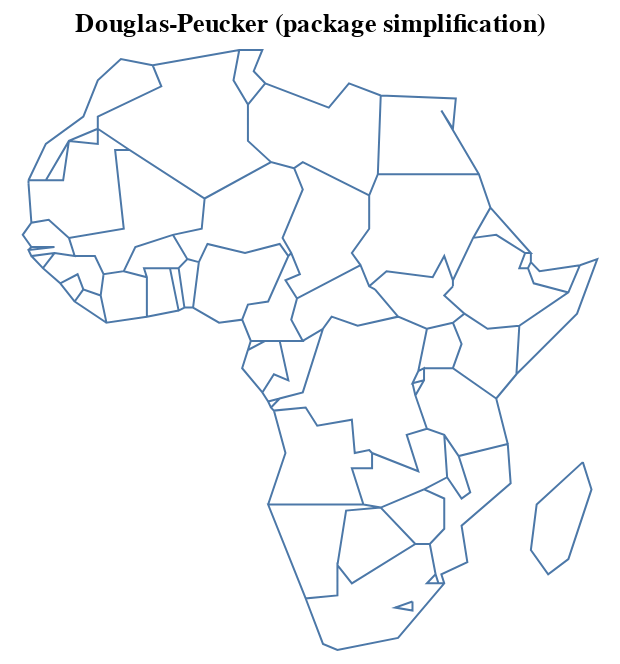

This figure's Vega-Lite source:
### Vega-Lite specification from a JSON file in a GitHub repository (floating-point values rounded to 4 significant figures; data arrays with more than 128 entries replaced by an {"elided": "..."} marker saying what was removed)
{"background": "transparent", "view": {"fill": "transparent"}, "config": {"view": {"continuousWidth": 400, "continuousHeight": 300}}, "data": {"name": "data-e85367396b3c50716c8f88d85adc7859", "format": {"mesh": "data", "type": "topojson"}}, "mark": {"type": "geoshape", "filled": false}, "projection": {"reflectY": true, "type": "identity"}, "title": "Douglas-Peucker (package simplification)", "width": 300, "$schema": "https://vega.github.io/schema/vega-lite/v4.8.1.json", "datasets": {"data-e85367396b3c50716c8f88d85adc7859": {"type": "Topology", "objects": {"data": {"geometries": [{"id": "1", "type": "Polygon", "properties": {"continent": "Africa", "gdp_md_est": 150600, "iso_a3": "TZA", "name": "Tanzania", "pop_est": 53950935}, "bbox": [29.34, -11.72, 40.32, -0.95], "arcs": [[-5, 0, -85, -83, -78, -2, -102, -142, -139]]}, {"id": "2", "type": "Polygon", "properties": {"continent": "Africa", "gdp_md_est": 906.5, "iso_a3": "ESH", "name": "W. Sahara", "pop_est": 603253}, "bbox": [-17.06, 21.0, -8.665, 27.66], "arcs": [[-23, -22, -21, 20, -117, -116]]}, {"id": "11", "type": "Polygon", "properties": {"continent": "Africa", "gdp_md_est": 66010, "iso_a3": "COD", "name": "Dem. Rep. Congo", "pop_est": 83301151}, "bbox": [12.18, -13.26, 31.17, 5.256], "arcs": [[1, -82, -81, -97, 2, -94, -68, -64, -146, -140, -144, -103]]}, {"id": "12", "type": "Polygon", "properties": {"continent": "Africa", "gdp_md_est": 4719, "iso_a3": "SOM", "name": "Somalia", "pop_est": 7531386}, "bbox": [40.98, -1.683, 51.13, 12.02], "arcs": [[-6, -128, -135, 3]]}, {"id": "13", "type": "Polygon", "properties": {"continent": "Africa", "gdp_md_est": 152700, "iso_a3": "KEN", "name": "Kenya", "pop_est": 47615739}, "bbox": [33.89, -4.677, 41.86, 5.506], "arcs": [[4, -141, -152, -129, 5, 6]]}, {"id": "14", "type": "Polygon", "properties": {"continent": "Africa", "gdp_md_est": 176300, "iso_a3": "SDN", "name": "Sudan", "pop_est": 37345935}, "bbox": [21.94, 8.229, 38.41, 22], "arcs": [[147, -67, -9, -121, -119, 7, -113, -130, 149, -150, -149, -148]]}, {"id": "15", "type": "Polygon", "properties": {"continent": "Africa", "gdp_md_est": 30590, "iso_a3": "TCD", "name": "Chad", "pop_est": 12075985}, "bbox": [13.54, 7.422, 23.89, 23.41], "arcs": [[8, -66, -34, -28, -122]]}, {"id": "25", "type": "Polygon", "properties": {"continent": "Africa", "gdp_md_est": 739100, "iso_a3": "ZAF", "name": "South Africa", "pop_est": 54841552}, "bbox": [16.34, -34.82, 32.83, -22.09], "arcs": [[-15, -13, -12, -88, -92, -87, 9], [10]]}, {"id": "26", "type": "Polygon", "properties": {"continent": "Africa", "gdp_md_est": 6019, "iso_a3": "LSO", "name": "Lesotho", "pop_est": 1958042}, "bbox": [27.0, -30.65, 29.33, -28.65], "arcs": [[10]]}, {"id": "48", "type": "Polygon", "properties": {"continent": "Africa", "gdp_md_est": 28330, "iso_a3": "ZWE", "name": "Zimbabwe", "pop_est": 13805084}, "bbox": [25.26, -22.27, 32.85, -15.51], "arcs": [[11, -14, -79, -89]]}, {"id": "49", "type": "Polygon", "properties": {"continent": "Africa", "gdp_md_est": 35900, "iso_a3": "BWA", "name": "Botswana", "pop_est": 2214858}, "bbox": [19.9, -26.83, 29.43, -17.66], "arcs": [[12, -17, 13]]}, {"id": "50", "type": "Polygon", "properties": {"continent": "Africa", "gdp_md_est": 25990, "iso_a3": "NAM", "name": "Namibia", "pop_est": 2484780}, "bbox": [11.73, -29.05, 25.08, -16.94], "arcs": [[14, 15, -100, -80, 16]]}, {"id": "51", "type": "Polygon", "properties": {"continent": "Africa", "gdp_md_est": 39720, "iso_a3": "SEN", "name": "Senegal", "pop_est": 14668522}, "bbox": [-17.63, 12.33, -11.47, 16.6], "arcs": [[17, -25, -20, -45, -49, 18, -105]]}, {"id": "52", "type": "Polygon", "properties": {"continent": "Africa", "gdp_md_est": 38090, "iso_a3": "MLI", "name": "Mali", "pop_est": 17885245}, "bbox": [-12.17, 10.1, 4.27, 24.97], "arcs": [[19, -24, -111, -30, -58, -42, -46]]}, {"id": "53", "type": "Polygon", "properties": {"continent": "Africa", "gdp_md_est": 16710, "iso_a3": "MRT", "name": "Mauritania", "pop_est": 3758571}, "bbox": [-17.06, 14.62, -4.923, 27.4], "arcs": [[20, 21, 22, -112, 23, 24, 25]]}, {"id": "54", "type": "Polygon", "properties": {"continent": "Africa", "gdp_md_est": 24310, "iso_a3": "BEN", "name": "Benin", "pop_est": 11038805}, "bbox": [0.7723, 6.142, 3.797, 12.24], "arcs": [[26, -38, -60, -29, -31]]}, {"id": "55", "type": "Polygon", "properties": {"continent": "Africa", "gdp_md_est": 20150, "iso_a3": "NER", "name": "Niger", "pop_est": 19245344}, "bbox": [0.2956, 11.66, 15.9, 23.47], "arcs": [[27, -37, -32, 28, -59, 29, -110, -123]]}, {"id": "56", "type": "Polygon", "properties": {"continent": "Africa", "gdp_md_est": 1089000, "iso_a3": "NGA", "name": "Nigeria", "pop_est": 190632261}, "bbox": [2.692, 4.241, 14.58, 13.87], "arcs": [[30, 31, -36, 32]]}, {"id": "57", "type": "Polygon", "properties": {"continent": "Africa", "gdp_md_est": 77240, "iso_a3": "CMR", "name": "Cameroon", "pop_est": 24994885}, "bbox": [8.489, 1.728, 16.01, 12.86], "arcs": [[33, -65, -70, -72, -75, 34, 35, 36]]}, {"id": "58", "type": "Polygon", "properties": {"continent": "Africa", "gdp_md_est": 11610, "iso_a3": "TGO", "name": "Togo", "pop_est": 7965055}, "bbox": [-0.04978, 5.929, 1.865, 11.02], "arcs": [[37, 38, -40, -61]]}, {"id": "59", "type": "Polygon", "properties": {"continent": "Africa", "gdp_md_est": 120800, "iso_a3": "GHA", "name": "Ghana", "pop_est": 27499924}, "bbox": [-3.244, 4.71, 1.06, 11.1], "arcs": [[39, 40, -43, -62]]}, {"id": "60", "type": "Polygon", "properties": {"continent": "Africa", "gdp_md_est": 87120, "iso_a3": "CIV", "name": "Côte d'Ivoire", "pop_est": 24184810}, "bbox": [-8.603, 4.338, -2.562, 10.52], "arcs": [[41, -63, 42, 43, -52, -47]]}, {"id": "61", "type": "Polygon", "properties": {"continent": "Africa", "gdp_md_est": 16080, "iso_a3": "GIN", "name": "Guinea", "pop_est": 12413867}, "bbox": [-15.13, 7.309, -7.832, 12.59], "arcs": [[44, 45, 46, -54, -55, 47, -50]]}, {"id": "62", "type": "Polygon", "properties": {"continent": "Africa", "gdp_md_est": 2851, "iso_a3": "GNB", "name": "Guinea-Bissau", "pop_est": 1792338}, "bbox": [-16.68, 11.04, -13.7, 12.63], "arcs": [[48, 49, 50]]}, {"id": "63", "type": "Polygon", "properties": {"continent": "Africa", "gdp_md_est": 3881, "iso_a3": "LBR", "name": "Liberia", "pop_est": 4689021}, "bbox": [-11.44, 4.356, -7.54, 8.541], "arcs": [[51, 52, -56, 53]]}, {"id": "64", "type": "Polygon", "properties": {"continent": "Africa", "gdp_md_est": 10640, "iso_a3": "SLE", "name": "Sierra Leone", "pop_est": 6163195}, "bbox": [-13.25, 6.786, -10.23, 10.05], "arcs": [[54, 55, 56]]}, {"id": "65", "type": "Polygon", "properties": {"continent": "Africa", "gdp_md_est": 32990, "iso_a3": "BFA", "name": "Burkina Faso", "pop_est": 20107509}, "bbox": [-5.471, 9.611, 2.177, 15.12], "arcs": [[57, 58, 59, 60, 61, 62]]}, {"id": "66", "type": "Polygon", "properties": {"continent": "Africa", "gdp_md_est": 3206, "iso_a3": "CAF", "name": "Central African Rep.", "pop_est": 5625118}, "bbox": [14.46, 2.268, 27.37, 11.14], "arcs": [[63, -71, 64, 65, 66, -148, -147]]}, {"id": "67", "type": "Polygon", "properties": {"continent": "Africa", "gdp_md_est": 30270, "iso_a3": "COG", "name": "Congo", "pop_est": 4954674}, "bbox": [11.09, -5.038, 18.45, 3.728], "arcs": [[67, -96, 68, -73, 69, 70]]}, {"id": "68", "type": "Polygon", "properties": {"continent": "Africa", "gdp_md_est": 35980, "iso_a3": "GAB", "name": "Gabon", "pop_est": 1772255}, "bbox": [8.798, -3.979, 14.43, 2.327], "arcs": [[71, 72, 73, -76]]}, {"id": "69", "type": "Polygon", "properties": {"continent": "Africa", "gdp_md_est": 31770, "iso_a3": "GNQ", "name": "Eq. Guinea", "pop_est": 778358}, "bbox": [9.306, 1.01, 11.29, 2.284], "arcs": [[74, 75, 76]]}, {"id": "70", "type": "Polygon", "properties": {"continent": "Africa", "gdp_md_est": 65170, "iso_a3": "ZMB", "name": "Zambia", "pop_est": 15972000}, "bbox": [21.89, -17.96, 33.49, -8.238], "arcs": [[77, -84, -90, 78, 79, -99, -98, 80, 81]]}, {"id": "71", "type": "Polygon", "properties": {"continent": "Africa", "gdp_md_est": 21200, "iso_a3": "MWI", "name": "Malawi", "pop_est": 19196246}, "bbox": [32.69, -16.8, 35.77, -9.231], "arcs": [[82, -91, 83]]}, {"id": "72", "type": "Polygon", "properties": {"continent": "Africa", "gdp_md_est": 35010, "iso_a3": "MOZ", "name": "Mozambique", "pop_est": 26573706}, "bbox": [30.18, -26.74, 40.78, -10.32], "arcs": [[84, 85, 86, -93, 87, 88, 89, 90]]}, {"id": "73", "type": "Polygon", "properties": {"continent": "Africa", "gdp_md_est": 11060, "iso_a3": "SWZ", "name": "eSwatini", "pop_est": 1467152}, "bbox": [30.68, -27.29, 32.07, -25.66], "arcs": [[91, 92]]}, {"id": "74", "type": "MultiPolygon", "properties": {"continent": "Africa", "gdp_md_est": 189000, "iso_a3": "AGO", "name": "Angola", "pop_est": 29310273}, "bbox": [11.64, -17.93, 24.08, -4.438], "arcs": [[[93, 94, 95]], [[96, 97, 98, 99, 100]]]}, {"id": "75", "type": "Polygon", "properties": {"continent": "Africa", "gdp_md_est": 7892, "iso_a3": "BDI", "name": "Burundi", "pop_est": 11466756}, "bbox": [29.02, -4.5, 30.75, -2.348], "arcs": [[101, 102, -143]]}, {"id": "78", "type": "Polygon", "properties": {"continent": "Africa", "gdp_md_est": 36860, "iso_a3": "MDG", "name": "Madagascar", "pop_est": 25054161}, "bbox": [43.25, -25.6, 50.48, -12.04], "arcs": [[103]]}, {"id": "80", "type": "Polygon", "properties": {"continent": "Africa", "gdp_md_est": 3387, "iso_a3": "GMB", "name": "Gambia", "pop_est": 2051363}, "bbox": [-16.84, 13.13, -13.84, 13.88], "arcs": [[104, 105]]}, {"id": "81", "type": "Polygon", "properties": {"continent": "Africa", "gdp_md_est": 130800, "iso_a3": "TUN", "name": "Tunisia", "pop_est": 11403800}, "bbox": [7.524, 30.31, 11.49, 37.35], "arcs": [[-109, 106, -125]]}, {"id": "82", "type": "Polygon", "properties": {"continent": "Africa", "gdp_md_est": 609400, "iso_a3": "DZA", "name": "Algeria", "pop_est": 40969443}, "bbox": [-8.684, 19.06, 12.0, 37.12], "arcs": [[-115, 107, 108, -124, 109, 110, 111]]}, {"id": "154", "type": "Polygon", "properties": {"continent": "Africa", "gdp_md_est": 9169, "iso_a3": "ERI", "name": "Eritrea", "pop_est": 5918919}, "bbox": [36.32, 12.46, 43.08, 18.0], "arcs": [[112, 113, -132, -131]]}, {"id": "162", "type": "Polygon", "properties": {"continent": "Africa", "gdp_md_est": 282800, "iso_a3": "MAR", "name": "Morocco", "pop_est": 33986655}, "bbox": [-17.02, 21.42, -1.125, 35.76], "arcs": [[114, 115, 116, 117]]}, {"id": "163", "type": "Polygon", "properties": {"continent": "Africa", "gdp_md_est": 1105000, "iso_a3": "EGY", "name": "Egypt", "pop_est": 97041072}, "bbox": [24.7, 22, 36.87, 31.59], "arcs": [[118, -127, 119]]}, {"id": "164", "type": "Polygon", "properties": {"continent": "Africa", "gdp_md_est": 90890, "iso_a3": "LBY", "name": "Libya", "pop_est": 6653210}, "bbox": [9.319, 19.58, 25.16, 33.14], "arcs": [[120, 121, 122, 123, 124, 125, 126]]}, {"id": "165", "type": "Polygon", "properties": {"continent": "Africa", "gdp_md_est": 174700, "iso_a3": "ETH", "name": "Ethiopia", "pop_est": 105350020}, "bbox": [32.95, 3.422, 47.79, 14.96], "arcs": [[127, 128, -151, -150, 129, 130, -134, -136]]}, {"id": "166", "type": "Polygon", "properties": {"continent": "Africa", "gdp_md_est": 3345, "iso_a3": "DJI", "name": "Djibouti", "pop_est": 865267}, "bbox": [41.66, 10.93, 43.32, 12.7], "arcs": [[131, 132, -137, 133]]}, {"id": "167", "type": "Polygon", "properties": {"continent": "Africa", "gdp_md_est": 12250, "iso_a3": "-99", "name": "Somaliland", "pop_est": 3500000}, "bbox": [42.56, 7.997, 48.95, 11.46], "arcs": [[134, 135, 136, 137]]}, {"id": "168", "type": "Polygon", "properties": {"continent": "Africa", "gdp_md_est": 84930, "iso_a3": "UGA", "name": "Uganda", "pop_est": 39570125}, "bbox": [29.58, -1.443, 35.04, 4.25], "arcs": [[138, -145, 139, -153, 140]]}, {"id": "169", "type": "Polygon", "properties": {"continent": "Africa", "gdp_md_est": 21970, "iso_a3": "RWA", "name": "Rwanda", "pop_est": 11901484}, "bbox": [29.02, -2.918, 30.82, -1.135], "arcs": [[141, 142, 143, 144]]}, {"id": "176", "type": "Polygon", "properties": {"continent": "Africa", "gdp_md_est": 20880, "iso_a3": "SSD", "name": "S. Sudan", "pop_est": 13026129}, "bbox": [23.89, 3.509, 35.3, 12.25], "arcs": [[145, 146, 147, 148, 149, 150, 151, 152]]}], "type": "GeometryCollection"}}, "bbox": [-17.63, -34.82, 51.13, 37.35], "transform": {"scale": [0.3455, 0.3627], "translate": [-17.63, -34.82]}, "arcs": {"elided": "153 rows, 794 int values in total"}}}}
